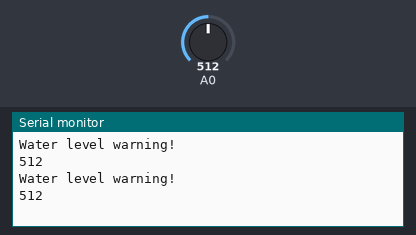
This sketch was run on a simulated Arduino Uno, built with avr-gcc and run on an emulated ATmega328P. Parts: the last lines printed to the serial monitor. The test bench sets the inputs (shaded band); at power-on: A0 = 512.

Above: at 4.8 s.
4.9 s: A0 set to 716
At 7.4 s:
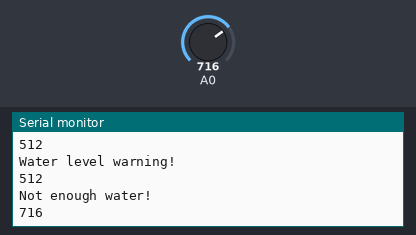
9.5 s: A0 set to 306
At 10.4 s:
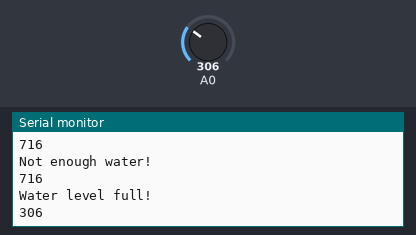
Timing chart, 0 to 12.5 s (numbered marks = the images above; inputs shaded):
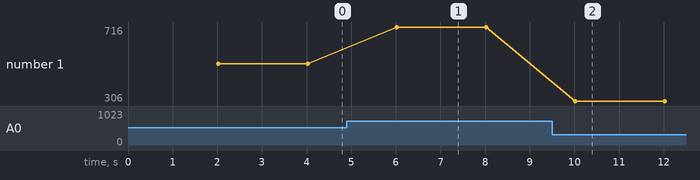

Measured:
- after the input at 4.9 s, the serial monitor: prints a new line after 1.1 s (image 1)
- after the input at 9.5 s, the serial monitor: prints a new line after 0.50 s (image 2)
- plotted number 1: 512 → 716 after the input at 4.9 s, 716 → 306 after the input at 9.5 s

The sketch:

Water_Level_Sensor.ino
```cpp
void setup() {
  Serial.begin(9600);
}

int waterLevel() {
  const int sensorMin = 0;
  const int sensorMax = 1024;
  int sensorReading = analogRead(A0);
  int range = map(sensorReading, sensorMin, sensorMax, 0, 3);
  switch (range) {
    case 0: {
      Serial.println("Water level full!");
      break;
    }
    case 1: {
      Serial.println("Water level warning!");
      break;
    }
    case 2: {
      Serial.println("Not enough water!");
      break;
    }
  }
  return sensorReading;
}

void loop() {
  delay(2000);
  int valSensorWaterLevel = waterLevel();
  Serial.println(valSensorWaterLevel);
}
```
